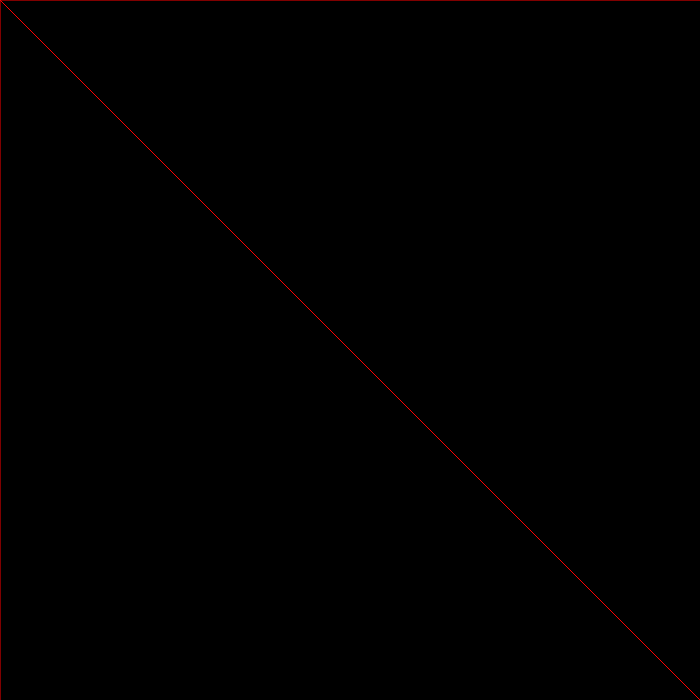
Frame 1 (no input)
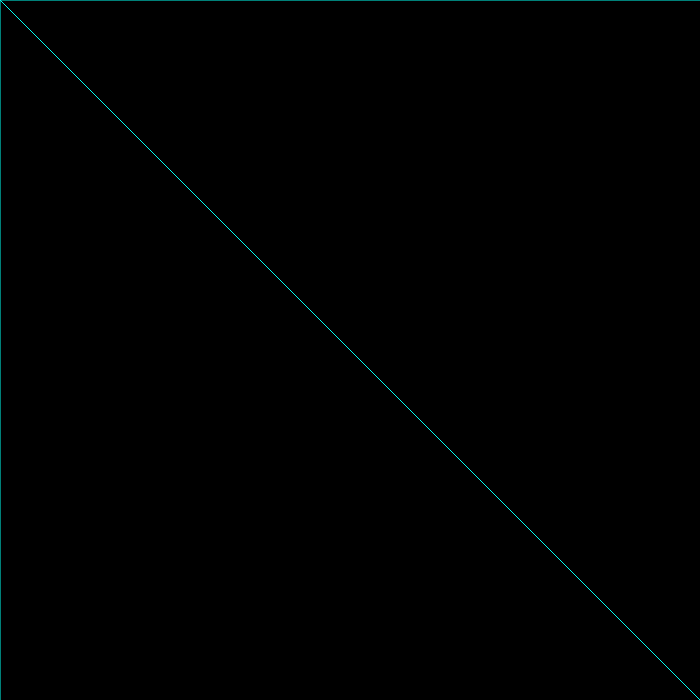
Frame 60 (no input)
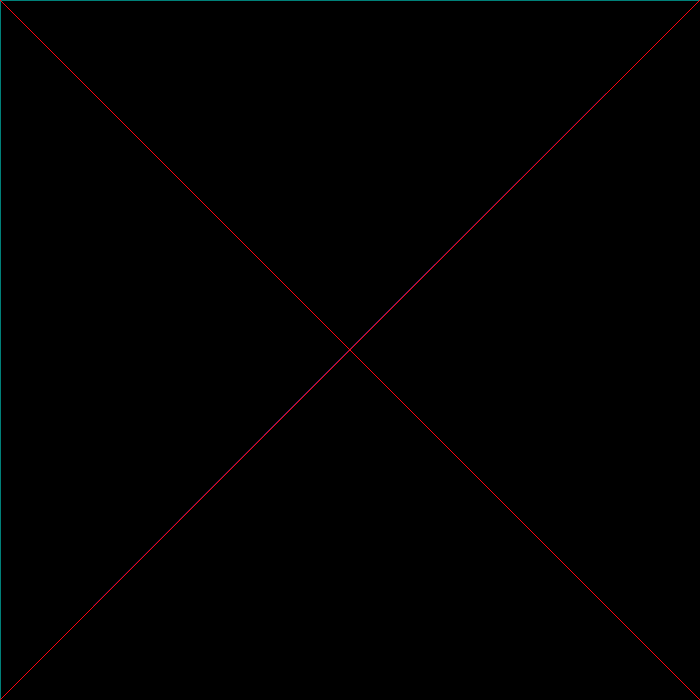
Frame 120 (the mouse pressed at the canvas centre since frame 60)

The p5.js sketch that drew these frames (run headless with seeded random() and noise() and a simulated clock; from frame 60 on, the mouse is pressed at the canvas centre):

// p5.js sketch
// ── sketch.js
let amount = 1;
let color = 0;
const colorIncrementer = 3;

function setup(){
    createCanvas(700, 700);
    background(0);
    colorMode(HSL);
    strokeWeight(1);
}

function draw(){
    if(!mouseIsPressed)
        background(0);

    stroke(color, 100, 50, 1);
    color = (color + colorIncrementer) % 360

    drawTopLines();
    drawBottomLines();
    drawLeftLines();
    drawRightLines();
}

function keyPressed(){
    amount = 1;
}

function mouseClicked(){
    amount += 1;
}

function drawTopLines(){
    let offset = width/amount;
    for (let i = 0; i < amount; i++)
        line(i*offset, 0, mouseX, mouseY);
}

function drawBottomLines(){
    let offset = width/amount;
    for (let i = amount; i > 0; i--)
        line(i*offset, height, mouseX, mouseY);
}

function drawLeftLines(){
    let offset = height/amount;
    for (let i = amount; i > 0; i--)
        line(0, i*offset, mouseX, mouseY);
}

function drawRightLines(){
    let offset = height/amount;
    for (let i = 0; i < amount; i++)
        line(width, i*offset, mouseX, mouseY);
}
